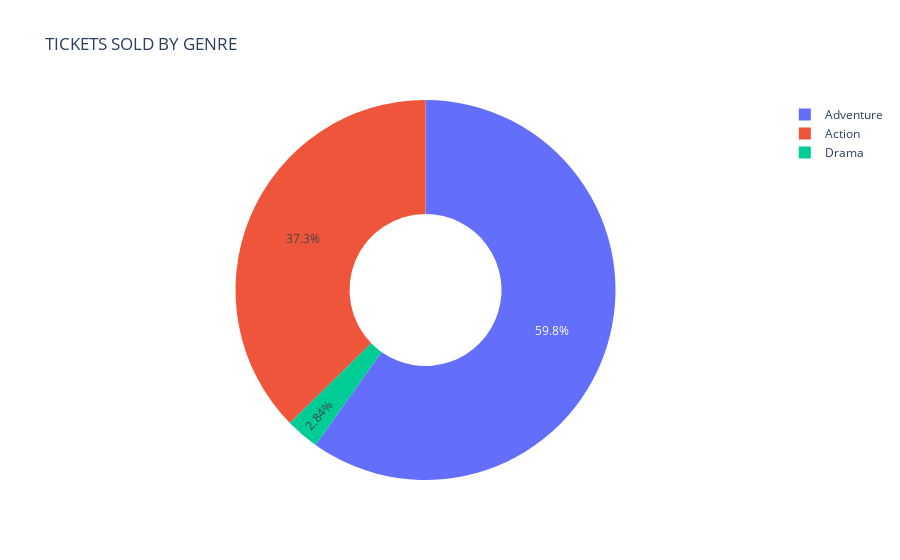

This figure's notebook cell:
### Code cell
fig = px.pie(groupbyGenre,values = "TICKETS SOLD", names = "GENRE",hole=.4, title = "TICKETS SOLD BY GENRE")
fig.show()

### Figure 1 — Plotly figure (JSON) as saved in the notebook; plotly's stock layout.template omitted (floating-point values rounded to 4 significant figures)
{"data": [{"domain": {"x": [0, 1], "y": [0, 1]}, "hole": 0.4, "hovertemplate": "GENRE=%{label}<br>TICKETS SOLD=%{value}<extra></extra>", "labels": ["Action", "Adventure", "Drama"], "legendgroup": "", "name": "", "showlegend": true, "type": "pie", "values": [556982514, 892342587, 42306002]}], "layout": {"legend": {"tracegroupgap": 0}, "title": {"text": "TICKETS SOLD BY GENRE"}}}
